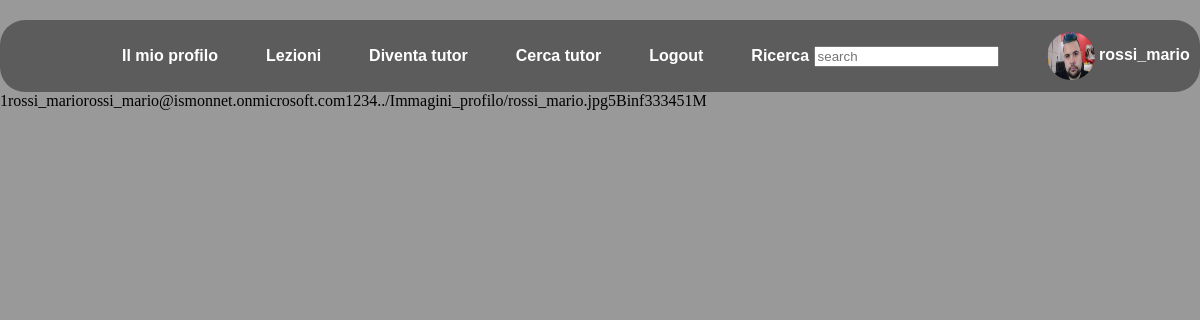
Screenshot of /profile/profile.php (signed in) with the database file from the repository.
### tables this page shows
CREATE TABLE `utente` (
  `id` int(11) NOT NULL,
  `nome_utente` varchar(50) NOT NULL,
  `email` varchar(50) NOT NULL,
  `password` varchar(50) NOT NULL,
  `immagine_profilo` varchar(1000) NOT NULL DEFAULT 'https://png.pngtree.com/png-vector/20190223/ourlarge/pngtree-profile-line-black-icon-png-image_691065.jpg',
  `anno` int(11) NOT NULL,
  `sezione` char(1) NOT NULL,
  `indirizzo` varchar(3) NOT NULL,
  `nome` varchar(50) NOT NULL,
  `cognome` varchar(50) NOT NULL,
  `numTelefono` varchar(15) DEFAULT NULL,
  `sesso` char(1) NOT NULL
);

### profile/profile.php (the view, shortened to what this page needs)
<!DOCTYPE html>
<html lang="it">
<head>
</head>
<body>
<ul class="menu-bar">
        <li>
        </li>
        <li>
          <a href="../profile/profile.php">Il mio profilo </a>
        </li>
        <li>
          Lezioni
        </li>
        <li>
          Diventa tutor
        </li>
        <li>
          Cerca tutor
        </li>
        <li>
          <a href="../Homepage/logout.php">Logout</a>
        </li>
        <li>
        Ricerca
          <input type="search" name="cerca" id="cerca" placeholder="search">
        </li>
        <li>
        <a href="../Profile/profile.php"><img src="../Immagini_profilo/rossi_mario.jpg" class="profile"></a>  <?php echo $_SESSION['uname'] ?>
        </li>
</ul>
<?php
    require_once '../Database/config.php';
    $id=$_SESSION['id'];
    $sql="SELECT * FROM utente WHERE id='$id'";
    if($stmt = mysqli_prepare($link,$sql)){
        if(mysqli_stmt_execute($stmt)){
            $result = mysqli_stmt_get_result($stmt);
            $row = mysqli_fetch_array($result);
              echo"<tr>";
                  echo "<td>".$row['id']."</td>";
                  echo "<td>".$row['nome_utente']."</td>";
                  echo "<td>".$row['email']."</td>";
                  echo "<td>".$row['password']."</td>";
                  echo "<td>".$row['immagine_profilo']."</td>";
                  echo "<td>".$row['anno']."</td>";
                  echo "<td>".$row['sezione']."</td>";
                  echo "<td>".$row['indirizzo']."</td>";
                  echo "<td>".$row['numTelefono']."</td>";
                  echo "<td>".$row['sesso']."</td>";
              echo"</tr>";
            }
    }else{
        echo "something went wrong";
    }
?>
    </body>
</html>

### profile/profile.php (style rules this page uses)
body { height: 100vh; margin: 0; background-color: rgba(0, 0, 0, 0.4); background-repeat: no-repeat; background-attachment: fixed; background-position: center; display: flex; flex-flow:column; justify-content: flex-start; }
.menu-bar { border-radius: 25px; height: -webkit-fit-content; height: -moz-fit-content; height: fit-content; display: inline-flex; background-color: rgba(0, 0, 0, 0.4); -webkit-backdrop-filter: blur(10px); backdrop-filter: blur(10px); align-items: center; padding: 0 50px; margin: 20px 0 0 0; }
.menu-bar li { list-style: none; color: white; font-family: sans-serif; font-weight: bold; padding: 12px 16px; margin: 0 8px; position: relative; cursor: pointer; white-space: nowrap; }
.menu-bar li::before { content: " "; position: absolute; top: 0; left: 0; height: 100%; width: 100%; z-index: -1; transition: 0.2s; border-radius: 25px; }
a { color: white; text-decoration: none; font-weight: bold; }
.profile { vertical-align: middle; width: 3em; height: 3em; border-radius: 50%; }

### rows the page displays
utente: id "1", nome_utente "rossi_mario", email "rossi_mario@ismonnet.onmicrosoft.com", password "1234", immagine_profilo "../Immagini_profilo/rossi_mario.jpg", anno "5", sezione "B", indirizzo "inf", numTelefono "333451", sesso "M"

### other values shown
$_SESSION['uname'] "rossi_mario"
